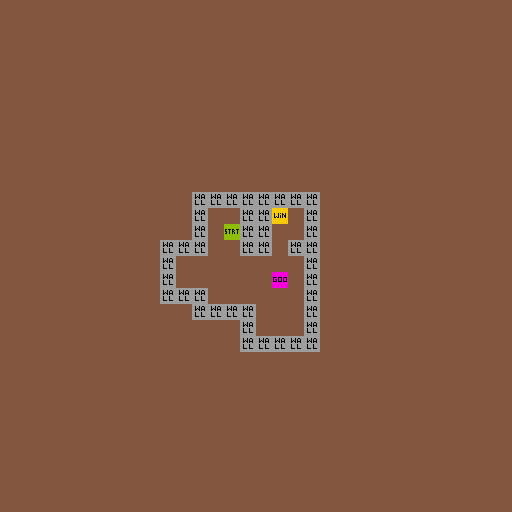

Below is a game level as drawn by its tile map, then a one-line description and the .tmx file that defines it, in full:
An orthogonal 32x32 tile map with 16x16 px tiles, 3 tile layers (Art_Background, Art_Gameplay, Gameplay), 2 tilesets and 1 object (spawn).

<map version="1.2" tiledversion="1.2.3" orientation="orthogonal" renderorder="right-down" width="32" height="32" tilewidth="16" tileheight="16" infinite="0" backgroundcolor="#83573f" nextlayerid="11" nextobjectid="2">
 <tileset firstgid="1" source="tileset/GameplayTileset.tsx" />
 <tileset firstgid="33" source="tileset/GameplayImages.tsx" />
 <layer id="8" name="Art_Background" width="32" height="32">
  <data encoding="csv">
0,0,0,0,0,0,0,0,0,0,0,0,0,0,0,0,0,0,0,0,0,0,0,0,0,0,0,0,0,0,0,0,
0,0,0,0,0,0,0,0,0,0,0,0,0,0,0,0,0,0,0,0,0,0,0,0,0,0,0,0,0,0,0,0,
0,0,0,0,0,0,0,0,0,0,0,0,0,0,0,0,0,0,0,0,0,0,0,0,0,0,0,0,0,0,0,0,
0,0,0,0,0,0,0,0,0,0,0,0,0,0,0,0,0,0,0,0,0,0,0,0,0,0,0,0,0,0,0,0,
0,0,0,0,0,0,0,0,0,0,0,0,0,0,0,0,0,0,0,0,0,0,0,0,0,0,0,0,0,0,0,0,
0,0,0,0,0,0,0,0,0,0,0,0,0,0,0,0,0,0,0,0,0,0,0,0,0,0,0,0,0,0,0,0,
0,0,0,0,0,0,0,0,0,0,0,0,0,0,0,0,0,0,0,0,0,0,0,0,0,0,0,0,0,0,0,0,
0,0,0,0,0,0,0,0,0,0,0,0,0,0,0,0,0,0,0,0,0,0,0,0,0,0,0,0,0,0,0,0,
0,0,0,0,0,0,0,0,0,0,0,0,0,0,0,0,0,0,0,0,0,0,0,0,0,0,0,0,0,0,0,0,
0,0,0,0,0,0,0,0,0,0,0,0,0,0,0,0,0,0,0,0,0,0,0,0,0,0,0,0,0,0,0,0,
0,0,0,0,0,0,0,0,0,0,0,0,0,0,0,0,0,0,0,0,0,0,0,0,0,0,0,0,0,0,0,0,
0,0,0,0,0,0,0,0,0,0,0,0,0,0,0,0,0,0,0,0,0,0,0,0,0,0,0,0,0,0,0,0,
0,0,0,0,0,0,0,0,0,0,0,0,0,0,0,0,0,0,0,0,0,0,0,0,0,0,0,0,0,0,0,0,
0,0,0,0,0,0,0,0,0,0,0,0,0,0,0,0,0,0,0,0,0,0,0,0,0,0,0,0,0,0,0,0,
0,0,0,0,0,0,0,0,0,0,0,0,0,0,0,0,0,0,0,0,0,0,0,0,0,0,0,0,0,0,0,0,
0,0,0,0,0,0,0,0,0,0,0,0,0,0,0,0,0,0,0,0,0,0,0,0,0,0,0,0,0,0,0,0,
0,0,0,0,0,0,0,0,0,0,0,0,0,0,0,0,0,0,0,0,0,0,0,0,0,0,0,0,0,0,0,0,
0,0,0,0,0,0,0,0,0,0,0,0,0,0,0,0,0,0,0,0,0,0,0,0,0,0,0,0,0,0,0,0,
0,0,0,0,0,0,0,0,0,0,0,0,0,0,0,0,0,0,0,0,0,0,0,0,0,0,0,0,0,0,0,0,
0,0,0,0,0,0,0,0,0,0,0,0,0,0,0,0,0,0,0,0,0,0,0,0,0,0,0,0,0,0,0,0,
0,0,0,0,0,0,0,0,0,0,0,0,0,0,0,0,0,0,0,0,0,0,0,0,0,0,0,0,0,0,0,0,
0,0,0,0,0,0,0,0,0,0,0,0,0,0,0,0,0,0,0,0,0,0,0,0,0,0,0,0,0,0,0,0,
0,0,0,0,0,0,0,0,0,0,0,0,0,0,0,0,0,0,0,0,0,0,0,0,0,0,0,0,0,0,0,0,
0,0,0,0,0,0,0,0,0,0,0,0,0,0,0,0,0,0,0,0,0,0,0,0,0,0,0,0,0,0,0,0,
0,0,0,0,0,0,0,0,0,0,0,0,0,0,0,0,0,0,0,0,0,0,0,0,0,0,0,0,0,0,0,0,
0,0,0,0,0,0,0,0,0,0,0,0,0,0,0,0,0,0,0,0,0,0,0,0,0,0,0,0,0,0,0,0,
0,0,0,0,0,0,0,0,0,0,0,0,0,0,0,0,0,0,0,0,0,0,0,0,0,0,0,0,0,0,0,0,
0,0,0,0,0,0,0,0,0,0,0,0,0,0,0,0,0,0,0,0,0,0,0,0,0,0,0,0,0,0,0,0,
0,0,0,0,0,0,0,0,0,0,0,0,0,0,0,0,0,0,0,0,0,0,0,0,0,0,0,0,0,0,0,0,
0,0,0,0,0,0,0,0,0,0,0,0,0,0,0,0,0,0,0,0,0,0,0,0,0,0,0,0,0,0,0,0,
0,0,0,0,0,0,0,0,0,0,0,0,0,0,0,0,0,0,0,0,0,0,0,0,0,0,0,0,0,0,0,0,
0,0,0,0,0,0,0,0,0,0,0,0,0,0,0,0,0,0,0,0,0,0,0,0,0,0,0,0,0,0,0,0
</data>
 </layer>
 <layer id="9" name="Art_Gameplay" width="32" height="32">
  <data encoding="csv">
0,0,0,0,0,0,0,0,0,0,0,0,0,0,0,0,0,0,0,0,0,0,0,0,0,0,0,0,0,0,0,0,
0,0,0,0,0,0,0,0,0,0,0,0,0,0,0,0,0,0,0,0,0,0,0,0,0,0,0,0,0,0,0,0,
0,0,0,0,0,0,0,0,0,0,0,0,0,0,0,0,0,0,0,0,0,0,0,0,0,0,0,0,0,0,0,0,
0,0,0,0,0,0,0,0,0,0,0,0,0,0,0,0,0,0,0,0,0,0,0,0,0,0,0,0,0,0,0,0,
0,0,0,0,0,0,0,0,0,0,0,0,0,0,0,0,0,0,0,0,0,0,0,0,0,0,0,0,0,0,0,0,
0,0,0,0,0,0,0,0,0,0,0,0,0,0,0,0,0,0,0,0,0,0,0,0,0,0,0,0,0,0,0,0,
0,0,0,0,0,0,0,0,0,0,0,0,0,0,0,0,0,0,0,0,0,0,0,0,0,0,0,0,0,0,0,0,
0,0,0,0,0,0,0,0,0,0,0,0,0,0,0,0,0,0,0,0,0,0,0,0,0,0,0,0,0,0,0,0,
0,0,0,0,0,0,0,0,0,0,0,0,0,0,0,0,0,0,0,0,0,0,0,0,0,0,0,0,0,0,0,0,
0,0,0,0,0,0,0,0,0,0,0,0,0,0,0,0,0,0,0,0,0,0,0,0,0,0,0,0,0,0,0,0,
0,0,0,0,0,0,0,0,0,0,0,0,0,0,0,0,0,0,0,0,0,0,0,0,0,0,0,0,0,0,0,0,
0,0,0,0,0,0,0,0,0,0,0,0,0,0,0,0,0,0,0,0,0,0,0,0,0,0,0,0,0,0,0,0,
0,0,0,0,0,0,0,0,0,0,0,0,0,0,0,0,0,0,0,0,0,0,0,0,0,0,0,0,0,0,0,0,
0,0,0,0,0,0,0,0,0,0,0,0,0,0,0,0,0,0,0,0,0,0,0,0,0,0,0,0,0,0,0,0,
0,0,0,0,0,0,0,0,0,0,0,0,0,0,0,0,0,0,0,0,0,0,0,0,0,0,0,0,0,0,0,0,
0,0,0,0,0,0,0,0,0,0,0,0,0,0,0,0,0,0,0,0,0,0,0,0,0,0,0,0,0,0,0,0,
0,0,0,0,0,0,0,0,0,0,0,0,0,0,0,0,0,0,0,0,0,0,0,0,0,0,0,0,0,0,0,0,
0,0,0,0,0,0,0,0,0,0,0,0,0,0,0,0,0,0,0,0,0,0,0,0,0,0,0,0,0,0,0,0,
0,0,0,0,0,0,0,0,0,0,0,0,0,0,0,0,0,0,0,0,0,0,0,0,0,0,0,0,0,0,0,0,
0,0,0,0,0,0,0,0,0,0,0,0,0,0,0,0,0,0,0,0,0,0,0,0,0,0,0,0,0,0,0,0,
0,0,0,0,0,0,0,0,0,0,0,0,0,0,0,0,0,0,0,0,0,0,0,0,0,0,0,0,0,0,0,0,
0,0,0,0,0,0,0,0,0,0,0,0,0,0,0,0,0,0,0,0,0,0,0,0,0,0,0,0,0,0,0,0,
0,0,0,0,0,0,0,0,0,0,0,0,0,0,0,0,0,0,0,0,0,0,0,0,0,0,0,0,0,0,0,0,
0,0,0,0,0,0,0,0,0,0,0,0,0,0,0,0,0,0,0,0,0,0,0,0,0,0,0,0,0,0,0,0,
0,0,0,0,0,0,0,0,0,0,0,0,0,0,0,0,0,0,0,0,0,0,0,0,0,0,0,0,0,0,0,0,
0,0,0,0,0,0,0,0,0,0,0,0,0,0,0,0,0,0,0,0,0,0,0,0,0,0,0,0,0,0,0,0,
0,0,0,0,0,0,0,0,0,0,0,0,0,0,0,0,0,0,0,0,0,0,0,0,0,0,0,0,0,0,0,0,
0,0,0,0,0,0,0,0,0,0,0,0,0,0,0,0,0,0,0,0,0,0,0,0,0,0,0,0,0,0,0,0,
0,0,0,0,0,0,0,0,0,0,0,0,0,0,0,0,0,0,0,0,0,0,0,0,0,0,0,0,0,0,0,0,
0,0,0,0,0,0,0,0,0,0,0,0,0,0,0,0,0,0,0,0,0,0,0,0,0,0,0,0,0,0,0,0,
0,0,0,0,0,0,0,0,0,0,0,0,0,0,0,0,0,0,0,0,0,0,0,0,0,0,0,0,0,0,0,0,
0,0,0,0,0,0,0,0,0,0,0,0,0,0,0,0,0,0,0,0,0,0,0,0,0,0,0,0,0,0,0,0
</data>
 </layer>
 <layer id="10" name="Gameplay" width="32" height="32">
  <data encoding="csv">
0,0,0,0,0,0,0,0,0,0,0,0,0,0,0,0,0,0,0,0,0,0,0,0,0,0,0,0,0,0,0,0,
0,0,0,0,0,0,0,0,0,0,0,0,0,0,0,0,0,0,0,0,0,0,0,0,0,0,0,0,0,0,0,0,
0,0,0,0,0,0,0,0,0,0,0,0,0,0,0,0,0,0,0,0,0,0,0,0,0,0,0,0,0,0,0,0,
0,0,0,0,0,0,0,0,0,0,0,0,0,0,0,0,0,0,0,0,0,0,0,0,0,0,0,0,0,0,0,0,
0,0,0,0,0,0,0,0,0,0,0,0,0,0,0,0,0,0,0,0,0,0,0,0,0,0,0,0,0,0,0,0,
0,0,0,0,0,0,0,0,0,0,0,0,0,0,0,0,0,0,0,0,0,0,0,0,0,0,0,0,0,0,0,0,
0,0,0,0,0,0,0,0,0,0,0,0,0,0,0,0,0,0,0,0,0,0,0,0,0,0,0,0,0,0,0,0,
0,0,0,0,0,0,0,0,0,0,0,0,0,0,0,0,0,0,0,0,0,0,0,0,0,0,0,0,0,0,0,0,
0,0,0,0,0,0,0,0,0,0,0,0,0,0,0,0,0,0,0,0,0,0,0,0,0,0,0,0,0,0,0,0,
0,0,0,0,0,0,0,0,0,0,0,0,0,0,0,0,0,0,0,0,0,0,0,0,0,0,0,0,0,0,0,0,
0,0,0,0,0,0,0,0,0,0,0,0,0,0,0,0,0,0,0,0,0,0,0,0,0,0,0,0,0,0,0,0,
0,0,0,0,0,0,0,0,0,0,0,0,0,0,0,0,0,0,0,0,0,0,0,0,0,0,0,0,0,0,0,0,
0,0,0,0,0,0,0,0,0,0,0,0,3,3,3,3,3,3,3,3,0,0,0,0,0,0,0,0,0,0,0,0,
0,0,0,0,0,0,0,0,0,0,0,0,3,0,0,3,3,1,0,3,0,0,0,0,0,0,0,0,0,0,0,0,
0,0,0,0,0,0,0,0,0,0,0,0,3,0,2,3,3,0,0,3,0,0,0,0,0,0,0,0,0,0,0,0,
0,0,0,0,0,0,0,0,0,0,3,3,3,0,0,3,3,0,3,3,0,0,0,0,0,0,0,0,0,0,0,0,
0,0,0,0,0,0,0,0,0,0,3,0,0,0,0,0,0,0,0,3,0,0,0,0,0,0,0,0,0,0,0,0,
0,0,0,0,0,0,0,0,0,0,3,0,0,0,0,0,0,6,0,3,0,0,0,0,0,0,0,0,0,0,0,0,
0,0,0,0,0,0,0,0,0,0,3,3,3,0,0,0,0,0,0,3,0,0,0,0,0,0,0,0,0,0,0,0,
0,0,0,0,0,0,0,0,0,0,0,0,3,3,3,3,0,0,0,3,0,0,0,0,0,0,0,0,0,0,0,0,
0,0,0,0,0,0,0,0,0,0,0,0,0,0,0,3,0,0,0,3,0,0,0,0,0,0,0,0,0,0,0,0,
0,0,0,0,0,0,0,0,0,0,0,0,0,0,0,3,3,3,3,3,0,0,0,0,0,0,0,0,0,0,0,0,
0,0,0,0,0,0,0,0,0,0,0,0,0,0,0,0,0,0,0,0,0,0,0,0,0,0,0,0,0,0,0,0,
0,0,0,0,0,0,0,0,0,0,0,0,0,0,0,0,0,0,0,0,0,0,0,0,0,0,0,0,0,0,0,0,
0,0,0,0,0,0,0,0,0,0,0,0,0,0,0,0,0,0,0,0,0,0,0,0,0,0,0,0,0,0,0,0,
0,0,0,0,0,0,0,0,0,0,0,0,0,0,0,0,0,0,0,0,0,0,0,0,0,0,0,0,0,0,0,0,
0,0,0,0,0,0,0,0,0,0,0,0,0,0,0,0,0,0,0,0,0,0,0,0,0,0,0,0,0,0,0,0,
0,0,0,0,0,0,0,0,0,0,0,0,0,0,0,0,0,0,0,0,0,0,0,0,0,0,0,0,0,0,0,0,
0,0,0,0,0,0,0,0,0,0,0,0,0,0,0,0,0,0,0,0,0,0,0,0,0,0,0,0,0,0,0,0,
0,0,0,0,0,0,0,0,0,0,0,0,0,0,0,0,0,0,0,0,0,0,0,0,0,0,0,0,0,0,0,0,
0,0,0,0,0,0,0,0,0,0,0,0,0,0,0,0,0,0,0,0,0,0,0,0,0,0,0,0,0,0,0,0,
0,0,0,0,0,0,0,0,0,0,0,0,0,0,0,0,0,0,0,0,0,0,0,0,0,0,0,0,0,0,0,0
</data>
 </layer>
 <objectgroup id="2" name="Properties">
  <object id="1" name="spawn" x="224" y="224" width="16" height="16" />
 </objectgroup>
</map>
